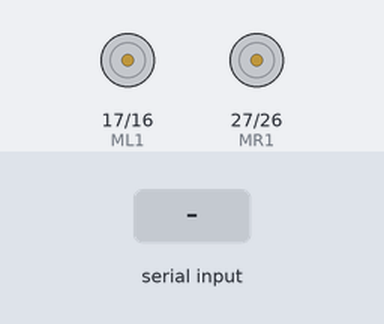
Recording of a sketch running on a simulated ESP32. Parts: motor-driver pin pairs drawn as motors (green arrow = first pin HIGH = forward, orange = second pin HIGH = backward, longer = more drive). The inputs (shaded band) are chosen by the test bench. Nothing arrives over Bluetooth unless stated; what the sketch prints to the serial monitor is not drawn.

Above: at 1.2 s.
1.3 s: "F" received over the second serial link
At 1.8 s:
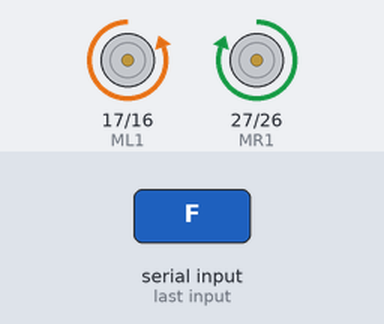
2.8 s: "B" received over the second serial link
At 3.3 s:
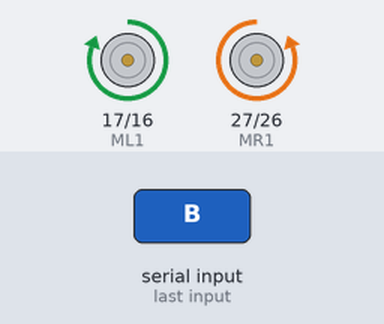
4.3 s: "L" received over the second serial link
At 5.2 s:
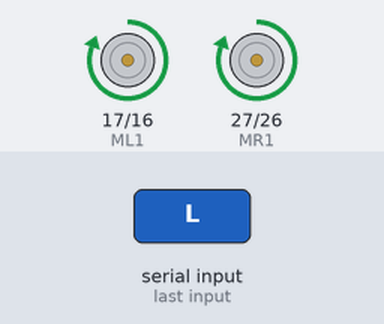
5.8 s: "R" received over the second serial link
At 6.7 s:
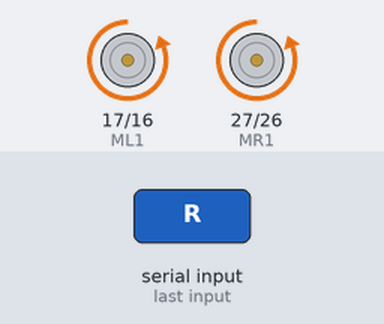
Timing chart, 0 to 8.3 s (numbered marks = the images above; inputs shaded):
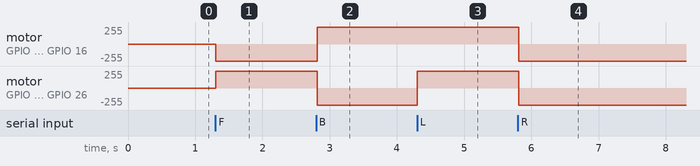

Measured:
- after the input at 1.3 s, motor on GPIO 17 (ML1) / GPIO 16 (ML2): stopped → backward 255/255 at once; motor on GPIO 27 (MR1) / GPIO 26 (MR2): stopped → forward 255/255 at once
- after the input at 2.8 s, motor on GPIO 17 (ML1) / GPIO 16 (ML2): backward 255/255 → forward 255/255 at once; motor on GPIO 27 (MR1) / GPIO 26 (MR2): forward 255/255 → backward 255/255 at once
- after the input at 4.3 s, motor on GPIO 27 (MR1) / GPIO 26 (MR2): backward 255/255 → forward 255/255 at once
- after the input at 5.8 s, motor on GPIO 17 (ML1) / GPIO 16 (ML2), motor on GPIO 27 (MR1) / GPIO 26 (MR2): forward 255/255 → backward 255/255 at once

The sketch:

RC_CAR_FINAL.ino
```cpp
#include "BluetoothSerial.h"
/* Check if Bluetooth configurations are enabled in the SDK */
/* If not, then you have to recompile the SDK */
#if !defined(CONFIG_BT_ENABLED) || !defined(CONFIG_BLUEDROID_ENABLED)
#error Bluetooth is not enabled! Please run `make menuconfig` to and enable it
#endif

#include <SoftwareSerial.h>

BluetoothSerial SerialBT;
char receivedChar;
#define enA 25
#define in1 27
#define in2 26
#define in3 16
#define in4 17
#define enB 14

//ESP32 pins (MR=Right Motor) (ML=Left Motor) (1=Forward) (2=Backward)
const int MR1 = 27;
const int MR2 = 26;
const int ML1 = 17;
const int ML2 = 16;
const int MRen = 25;
const int MLen = 14;
void setup() {
  Serial.begin(115200);
  /* If no name is given, default 'ESP32' is applied */
  /* If you want to give your own name to ESP32 Bluetooth device, then */
  /* specify the name as an argument SerialBT.begin("myESP32Bluetooth"); */
  SerialBT.begin("ESP32_rc_car"); //You can change your Bluetooth device name
  pinMode(MR1, OUTPUT);
  pinMode(MR2, OUTPUT);
  pinMode(ML1, OUTPUT);
  pinMode(ML2, OUTPUT);
  Serial.println("Bluetooth Started! Ready to pair...");
}


void Forward(){
      //RIGHT MOTOR
      digitalWrite(MR1,HIGH);
      digitalWrite(MR2,LOW);
      //LEFT MOTOR
      digitalWrite(ML1,LOW);
      digitalWrite(ML2,HIGH);
}
void Backward(){
      digitalWrite(MR1,LOW);
      digitalWrite(MR2,HIGH);
      digitalWrite(ML1,HIGH);
      digitalWrite(ML2,LOW);
}
void Right(){
      digitalWrite(MR1,LOW);
      digitalWrite(MR2,HIGH);
      digitalWrite(ML1,LOW);
      digitalWrite(ML2,HIGH);
}
void Left(){
      digitalWrite(MR1,HIGH);
      digitalWrite(MR2,LOW);
      digitalWrite(ML1,HIGH);
      digitalWrite(ML2,LOW);
}
void Stop(){
      digitalWrite(MR1,LOW);
      digitalWrite(MR2,LOW);
      digitalWrite(ML1,LOW);
      digitalWrite(ML2,LOW);
}

void loop(){
     if (SerialBT.available())
  {
    receivedChar =(char)SerialBT.read();
    Serial.write(receivedChar);

    if(receivedChar == 'F')
    {
      Forward();
    }
    if(receivedChar == 'B')
    {
      Backward();
    }
     if(receivedChar == 'L')
    {
      Left();
    }
    if(receivedChar == 'R')
    {
      Right();
    }
    if(receivedChar == 'S')
    {
      Stop();
    }
  }
delay(20);
}
```
